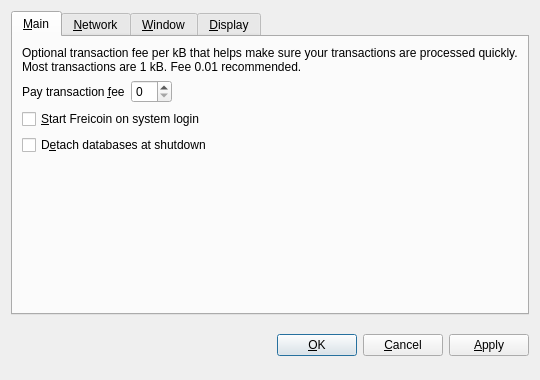
<?xml version="1.0" encoding="UTF-8"?>
<ui version="4.0">
 <class>OptionsDialog</class>
 <widget class="QDialog" name="OptionsDialog">
  <property name="geometry">
   <rect>
    <x>0</x>
    <y>0</y>
    <width>540</width>
    <height>380</height>
   </rect>
  </property>
  <property name="windowTitle">
   <string>Options</string>
  </property>
  <property name="modal">
   <bool>true</bool>
  </property>
  <layout class="QVBoxLayout" name="verticalLayout">
   <item>
    <widget class="QTabWidget" name="tabWidget">
     <property name="tabPosition">
      <enum>QTabWidget::North</enum>
     </property>
     <property name="currentIndex">
      <number>0</number>
     </property>
     <widget class="QWidget" name="tabMain">
      <attribute name="title">
       <string>&amp;Main</string>
      </attribute>
      <layout class="QVBoxLayout" name="verticalLayout_Main">
       <item>
        <widget class="QLabel" name="transactionFeeInfoLabel">
         <property name="text">
          <string>Optional transaction fee per kB that helps make sure your transactions are processed quickly. Most transactions are 1 kB. Fee 0.01 recommended.</string>
         </property>
         <property name="textFormat">
          <enum>Qt::PlainText</enum>
         </property>
         <property name="wordWrap">
          <bool>true</bool>
         </property>
        </widget>
       </item>
       <item>
        <layout class="QHBoxLayout" name="horizontalLayout_Main">
         <item>
          <widget class="QLabel" name="transactionFeeLabel">
           <property name="text">
            <string>Pay transaction &amp;fee</string>
           </property>
           <property name="textFormat">
            <enum>Qt::PlainText</enum>
           </property>
           <property name="buddy">
            <cstring>transactionFee</cstring>
           </property>
          </widget>
         </item>
         <item>
          <widget class="FreicoinAmountField" name="transactionFee"/>
         </item>
         <item>
          <spacer name="horizontalSpacer_Main">
           <property name="orientation">
            <enum>Qt::Horizontal</enum>
           </property>
           <property name="sizeHint" stdset="0">
            <size>
             <width>40</width>
             <height>20</height>
            </size>
           </property>
          </spacer>
         </item>
        </layout>
       </item>
       <item>
        <widget class="QCheckBox" name="freicoinAtStartup">
         <property name="toolTip">
          <string>Automatically start Freicoin after logging in to the system.</string>
         </property>
         <property name="text">
          <string>&amp;Start Freicoin on system login</string>
         </property>
        </widget>
       </item>
       <item>
        <widget class="QCheckBox" name="detachDatabases">
         <property name="toolTip">
          <string>Detach block and address databases at shutdown. This means they can be moved to another data directory, but it slows down shutdown. The wallet is always detached.</string>
         </property>
         <property name="text">
          <string>D&amp;etach databases at shutdown</string>
         </property>
        </widget>
       </item>
       <item>
        <spacer name="verticalSpacer_Main">
         <property name="orientation">
          <enum>Qt::Vertical</enum>
         </property>
         <property name="sizeHint" stdset="0">
          <size>
           <width>20</width>
           <height>40</height>
          </size>
         </property>
        </spacer>
       </item>
      </layout>
     </widget>
     <widget class="QWidget" name="tabNetwork">
      <attribute name="title">
       <string>&amp;Network</string>
      </attribute>
      <layout class="QVBoxLayout" name="verticalLayout_Network">
       <item>
        <widget class="QCheckBox" name="mapPortUpnp">
         <property name="toolTip">
          <string>Automatically open the Freicoin client port on the router. This only works when your router supports UPnP and it is enabled.</string>
         </property>
         <property name="text">
          <string>Map port using &amp;UPnP</string>
         </property>
        </widget>
       </item>
       <item>
        <widget class="QCheckBox" name="connectSocks">
         <property name="toolTip">
          <string>Connect to the Freicoin network through a SOCKS proxy (e.g. when connecting through Tor).</string>
         </property>
         <property name="text">
          <string>Connect through &amp;SOCKS proxy:</string>
         </property>
        </widget>
       </item>
       <item>
        <layout class="QHBoxLayout" name="horizontalLayout_Network">
         <item>
          <widget class="QLabel" name="proxyIpLabel">
           <property name="text">
            <string>Proxy &amp;IP:</string>
           </property>
           <property name="textFormat">
            <enum>Qt::PlainText</enum>
           </property>
           <property name="buddy">
            <cstring>proxyIp</cstring>
           </property>
          </widget>
         </item>
         <item>
          <widget class="QValidatedLineEdit" name="proxyIp">
           <property name="maximumSize">
            <size>
             <width>140</width>
             <height>16777215</height>
            </size>
           </property>
           <property name="toolTip">
            <string>IP address of the proxy (e.g. 127.0.0.1)</string>
           </property>
          </widget>
         </item>
         <item>
          <widget class="QLabel" name="proxyPortLabel">
           <property name="text">
            <string>&amp;Port:</string>
           </property>
           <property name="textFormat">
            <enum>Qt::PlainText</enum>
           </property>
           <property name="buddy">
            <cstring>proxyPort</cstring>
           </property>
          </widget>
         </item>
         <item>
          <widget class="QLineEdit" name="proxyPort">
           <property name="maximumSize">
            <size>
             <width>55</width>
             <height>16777215</height>
            </size>
           </property>
           <property name="toolTip">
            <string>Port of the proxy (e.g. 9050)</string>
           </property>
          </widget>
         </item>
         <item>
          <widget class="QLabel" name="socksVersionLabel">
           <property name="text">
            <string>SOCKS &amp;Version:</string>
           </property>
           <property name="textFormat">
            <enum>Qt::PlainText</enum>
           </property>
           <property name="buddy">
            <cstring>socksVersion</cstring>
           </property>
          </widget>
         </item>
         <item>
          <widget class="QValueComboBox" name="socksVersion">
           <property name="toolTip">
            <string>SOCKS version of the proxy (e.g. 5)</string>
           </property>
          </widget>
         </item>
         <item>
          <spacer name="horizontalSpacer_Network">
           <property name="orientation">
            <enum>Qt::Horizontal</enum>
           </property>
           <property name="sizeHint" stdset="0">
            <size>
             <width>40</width>
             <height>20</height>
            </size>
           </property>
          </spacer>
         </item>
        </layout>
       </item>
       <item>
        <spacer name="verticalSpacer_Network">
         <property name="orientation">
          <enum>Qt::Vertical</enum>
         </property>
         <property name="sizeHint" stdset="0">
          <size>
           <width>20</width>
           <height>40</height>
          </size>
         </property>
        </spacer>
       </item>
      </layout>
     </widget>
     <widget class="QWidget" name="tabWindow">
      <attribute name="title">
       <string>&amp;Window</string>
      </attribute>
      <layout class="QVBoxLayout" name="verticalLayout_Window">
       <item>
        <widget class="QCheckBox" name="minimizeToTray">
         <property name="toolTip">
          <string>Show only a tray icon after minimizing the window.</string>
         </property>
         <property name="text">
          <string>Minimize to the &amp;tray instead of the taskbar</string>
         </property>
        </widget>
       </item>
       <item>
        <widget class="QCheckBox" name="minimizeOnClose">
         <property name="toolTip">
          <string>Minimize instead of exit the application when the window is closed. When this option is enabled, the application will be closed only after selecting Quit in the menu.</string>
         </property>
         <property name="text">
          <string>M&amp;inimize on close</string>
         </property>
        </widget>
       </item>
       <item>
        <spacer name="verticalSpacer_Window">
         <property name="orientation">
          <enum>Qt::Vertical</enum>
         </property>
         <property name="sizeHint" stdset="0">
          <size>
           <width>20</width>
           <height>40</height>
          </size>
         </property>
        </spacer>
       </item>
      </layout>
     </widget>
     <widget class="QWidget" name="tabDisplay">
      <attribute name="title">
       <string>&amp;Display</string>
      </attribute>
      <layout class="QVBoxLayout" name="verticalLayout_Display">
       <item>
        <layout class="QHBoxLayout" name="horizontalLayout_1_Display">
         <item>
          <widget class="QLabel" name="langLabel">
           <property name="text">
            <string>User Interface &amp;language:</string>
           </property>
           <property name="textFormat">
            <enum>Qt::PlainText</enum>
           </property>
           <property name="buddy">
            <cstring>lang</cstring>
           </property>
          </widget>
         </item>
         <item>
          <widget class="QValueComboBox" name="lang">
           <property name="toolTip">
            <string>The user interface language can be set here. This setting will take effect after restarting Freicoin.</string>
           </property>
          </widget>
         </item>
        </layout>
       </item>
       <item>
        <layout class="QHBoxLayout" name="horizontalLayout_2_Display">
         <item>
          <widget class="QLabel" name="unitLabel">
           <property name="text">
            <string>&amp;Unit to show amounts in:</string>
           </property>
           <property name="textFormat">
            <enum>Qt::PlainText</enum>
           </property>
           <property name="buddy">
            <cstring>unit</cstring>
           </property>
          </widget>
         </item>
         <item>
          <widget class="QValueComboBox" name="unit">
           <property name="toolTip">
            <string>Choose the default subdivision unit to show in the interface and when sending coins.</string>
           </property>
          </widget>
         </item>
        </layout>
       </item>
       <item>
        <widget class="QCheckBox" name="displayAddresses">
         <property name="toolTip">
          <string>Whether to show Freicoin addresses in the transaction list or not.</string>
         </property>
         <property name="text">
          <string>Display addresses in &amp;transaction list</string>
         </property>
        </widget>
       </item>
       <item>
        <spacer name="verticalSpacer_Display">
         <property name="orientation">
          <enum>Qt::Vertical</enum>
         </property>
         <property name="sizeHint" stdset="0">
          <size>
           <width>20</width>
           <height>40</height>
          </size>
         </property>
        </spacer>
       </item>
      </layout>
     </widget>
    </widget>
   </item>
   <item>
    <layout class="QHBoxLayout" name="horizontalLayout_Buttons">
     <item>
      <spacer name="horizontalSpacer_1">
       <property name="orientation">
        <enum>Qt::Horizontal</enum>
       </property>
       <property name="sizeHint" stdset="0">
        <size>
         <width>40</width>
         <height>48</height>
        </size>
       </property>
      </spacer>
     </item>
     <item>
      <widget class="QLabel" name="statusLabel">
       <property name="font">
        <font>
         <weight>75</weight>
         <bold>true</bold>
        </font>
       </property>
       <property name="text">
        <string/>
       </property>
       <property name="textFormat">
        <enum>Qt::PlainText</enum>
       </property>
       <property name="wordWrap">
        <bool>true</bool>
       </property>
      </widget>
     </item>
     <item>
      <spacer name="horizontalSpacer_2">
       <property name="orientation">
        <enum>Qt::Horizontal</enum>
       </property>
       <property name="sizeHint" stdset="0">
        <size>
         <width>40</width>
         <height>48</height>
        </size>
       </property>
      </spacer>
     </item>
     <item>
      <widget class="QPushButton" name="okButton">
       <property name="text">
        <string>&amp;OK</string>
       </property>
      </widget>
     </item>
     <item>
      <widget class="QPushButton" name="cancelButton">
       <property name="text">
        <string>&amp;Cancel</string>
       </property>
       <property name="autoDefault">
        <bool>false</bool>
       </property>
      </widget>
     </item>
     <item>
      <widget class="QPushButton" name="applyButton">
       <property name="text">
        <string>&amp;Apply</string>
       </property>
       <property name="autoDefault">
        <bool>false</bool>
       </property>
      </widget>
     </item>
    </layout>
   </item>
  </layout>
 </widget>
 <customwidgets>
  <customwidget>
   <class>FreicoinAmountField</class>
   <extends>QSpinBox</extends>
   <header>freicoinamountfield.h</header>
  </customwidget>
  <customwidget>
   <class>QValueComboBox</class>
   <extends>QComboBox</extends>
   <header>qvaluecombobox.h</header>
  </customwidget>
  <customwidget>
   <class>QValidatedLineEdit</class>
   <extends>QLineEdit</extends>
   <header>qvalidatedlineedit.h</header>
  </customwidget>
 </customwidgets>
 <resources/>
 <connections/>
</ui>
